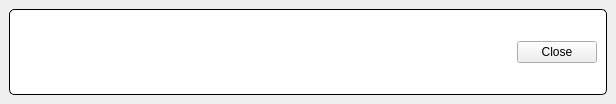
<?xml version="1.0" encoding="UTF-8"?>
<ui version="4.0">
 <class>CamerasWindow</class>
 <widget class="QMainWindow" name="CamerasWindow">
  <property name="geometry">
   <rect>
    <x>0</x>
    <y>0</y>
    <width>616</width>
    <height>104</height>
   </rect>
  </property>
  <property name="windowTitle">
   <string>Diagnostics Cameras</string>
  </property>
  <widget class="QWidget" name="centralwidget">
   <layout class="QVBoxLayout" name="verticalLayout_2" stretch="1,0">
    <property name="spacing">
     <number>0</number>
    </property>
    <item>
     <layout class="QVBoxLayout" name="layout">
      <property name="spacing">
       <number>0</number>
      </property>
     </layout>
    </item>
    <item>
     <widget class="QGroupBox" name="titleGroupBox_2">
      <property name="styleSheet">
       <string notr="true">QGroupBox {
 	background-color: rgb(255, 255, 255);
     border: 1px solid black;
     border-radius: 5px;
     margin-top: 0.5em;
 }
 
 QGroupBox::title {
     subcontrol-origin: margin;
     left: 10px;
     padding: 0 3px 0 3px;
 }</string>
      </property>
      <property name="title">
       <string/>
      </property>
      <layout class="QHBoxLayout" name="horizontalLayout">
       <item>
        <spacer name="horizontalSpacer">
         <property name="orientation">
          <enum>Qt::Horizontal</enum>
         </property>
         <property name="sizeHint" stdset="0">
          <size>
           <width>391</width>
           <height>20</height>
          </size>
         </property>
        </spacer>
       </item>
       <item>
        <widget class="QPushButton" name="btnClose">
         <property name="text">
          <string>Close</string>
         </property>
        </widget>
       </item>
      </layout>
     </widget>
    </item>
   </layout>
  </widget>
 </widget>
 <resources/>
 <connections/>
</ui>
